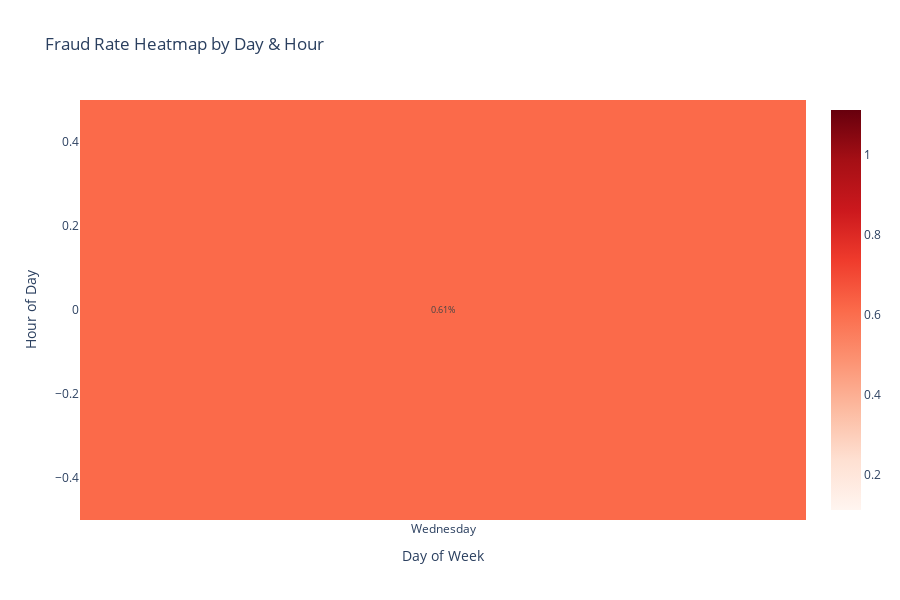

Write notebook code for a chart like this one.
### Markdown cell above
### Fraud Time Heatmap

### Code cell
fraud_time_heatmap_query = "SELECT * FROM gold.analytics_fraud_pattern_analysis"
fraud_time_heatmap_df = fetch_data(fraud_time_heatmap_query)

# Create pivot table
pivot = fraud_time_heatmap_df.pivot_table(
    values='fraud_rate_pct',
    index='hour_of_day',
    columns='day_name',
    aggfunc='mean'
)

# Reorder days
day_order = ['Monday', 'Tuesday', 'Wednesday',
                'Thursday', 'Friday', 'Saturday', 'Sunday']
pivot = pivot.reindex(
    columns=[d for d in day_order if d in pivot.columns])

fig = go.Figure(data=go.Heatmap(
    z=pivot.values,
    x=pivot.columns,
    y=pivot.index,
    colorscale='Reds',
    text=pivot.values,
    texttemplate='%{text:.2f}%',
    textfont={"size": 9},
    hovertemplate='<b>%{x}</b><br>Hour: %{y}<br>Fraud Rate: %{z:.2f}%<extra></extra>'
))

fig.update_layout(
    title="Fraud Rate Heatmap by Day & Hour",
    xaxis_title="Day of Week",
    yaxis_title="Hour of Day",
    height=600
)
fig.show()

### Figure 1 — Plotly figure (JSON) as saved in the notebook; plotly's stock layout.template omitted (floating-point values rounded to 4 significant figures)
{"data": [{"colorscale": [[0, "rgb(255,245,240)"], [0.125, "rgb(254,224,210)"], [0.25, "rgb(252,187,161)"], [0.375, "rgb(252,146,114)"], [0.5, "rgb(251,106,74)"], [0.625, "rgb(239,59,44)"], [0.75, "rgb(203,24,29)"], [0.875, "rgb(165,15,21)"], [1, "rgb(103,0,13)"]], "hovertemplate": "<b>%{x}</b><br>Hour: %{y}<br>Fraud Rate: %{z:.2f}%<extra></extra>", "text": [[0.613]], "textfont": {"size": 9}, "texttemplate": "%{text:.2f}%", "type": "heatmap", "x": ["Wednesday"], "y": [0.0], "z": [[0.613]]}], "layout": {"height": 600, "title": {"text": "Fraud Rate Heatmap by Day & Hour"}, "xaxis": {"title": {"text": "Day of Week"}}, "yaxis": {"title": {"text": "Hour of Day"}}}}
